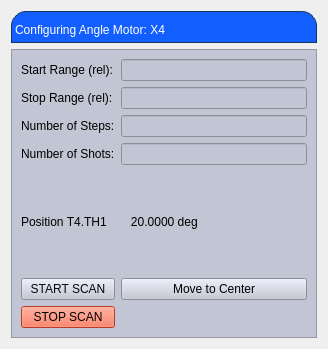
<?xml version="1.0" encoding="UTF-8"?>
<ui version="4.0">
 <class>Form</class>
 <widget class="QWidget" name="Form">
  <property name="geometry">
   <rect>
    <x>0</x>
    <y>0</y>
    <width>328</width>
    <height>349</height>
   </rect>
  </property>
  <property name="windowTitle">
   <string>Form</string>
  </property>
  <layout class="QVBoxLayout" name="verticalLayout_2">
   <item>
    <layout class="QVBoxLayout" name="verticalLayout">
     <item>
      <widget class="QLabel" name="label">
       <property name="styleSheet">
        <string notr="true">
background-color: rgb(19, 94, 255);
qproperty-alignment: AlignCenter;
border: 1px solid #FF17365D;
border-top-left-radius: 15px;
border-top-right-radius: 15px;
padding: 5 px 0 px;
color: rgb(255,255,255);
max-height: 25 px;
font-size: 14 px;
</string>
       </property>
       <property name="text">
        <string>Configuring Angle Motor: X4</string>
       </property>
      </widget>
     </item>
     <item>
      <widget class="QFrame" name="frame">
       <property name="styleSheet">
        <string notr="true">background-color: rgb(194, 197, 211);</string>
       </property>
       <property name="frameShape">
        <enum>QFrame::StyledPanel</enum>
       </property>
       <property name="frameShadow">
        <enum>QFrame::Raised</enum>
       </property>
       <layout class="QGridLayout" name="gridLayout">
        <item row="0" column="0">
         <widget class="QLabel" name="StartRange">
          <property name="text">
           <string>Start Range (rel):</string>
          </property>
         </widget>
        </item>
        <item row="0" column="1" colspan="2">
         <widget class="PyDMLineEdit" name="startLineEdit">
          <property name="toolTip">
           <string/>
          </property>
          <property name="precision" stdset="0">
           <number>0</number>
          </property>
          <property name="showUnits" stdset="0">
           <bool>false</bool>
          </property>
          <property name="precisionFromPV" stdset="0">
           <bool>true</bool>
          </property>
          <property name="alarmSensitiveContent" stdset="0">
           <bool>false</bool>
          </property>
          <property name="alarmSensitiveBorder" stdset="0">
           <bool>true</bool>
          </property>
          <property name="PyDMToolTip" stdset="0">
           <string/>
          </property>
          <property name="monitorDisp" stdset="0">
           <bool>false</bool>
          </property>
          <property name="channel" stdset="0">
           <string/>
          </property>
         </widget>
        </item>
        <item row="1" column="0">
         <widget class="QLabel" name="StopRange">
          <property name="text">
           <string>Stop Range (rel):</string>
          </property>
         </widget>
        </item>
        <item row="1" column="1" colspan="2">
         <widget class="PyDMLineEdit" name="stopLineEdit">
          <property name="toolTip">
           <string/>
          </property>
          <property name="styleSheet">
           <string notr="true">color: rgb(36, 36, 36);</string>
          </property>
          <property name="precision" stdset="0">
           <number>0</number>
          </property>
          <property name="showUnits" stdset="0">
           <bool>false</bool>
          </property>
          <property name="precisionFromPV" stdset="0">
           <bool>true</bool>
          </property>
          <property name="alarmSensitiveContent" stdset="0">
           <bool>false</bool>
          </property>
          <property name="alarmSensitiveBorder" stdset="0">
           <bool>true</bool>
          </property>
          <property name="PyDMToolTip" stdset="0">
           <string/>
          </property>
          <property name="monitorDisp" stdset="0">
           <bool>false</bool>
          </property>
          <property name="channel" stdset="0">
           <string/>
          </property>
         </widget>
        </item>
        <item row="2" column="0">
         <widget class="QLabel" name="nSteps">
          <property name="text">
           <string>Number of Steps:</string>
          </property>
         </widget>
        </item>
        <item row="2" column="1" colspan="2">
         <widget class="PyDMLineEdit" name="stepLineEdit">
          <property name="toolTip">
           <string/>
          </property>
          <property name="styleSheet">
           <string notr="true">color: rgb(15, 15, 15);</string>
          </property>
          <property name="precision" stdset="0">
           <number>0</number>
          </property>
          <property name="showUnits" stdset="0">
           <bool>true</bool>
          </property>
          <property name="precisionFromPV" stdset="0">
           <bool>true</bool>
          </property>
          <property name="alarmSensitiveContent" stdset="0">
           <bool>false</bool>
          </property>
          <property name="alarmSensitiveBorder" stdset="0">
           <bool>true</bool>
          </property>
          <property name="PyDMToolTip" stdset="0">
           <string/>
          </property>
          <property name="monitorDisp" stdset="0">
           <bool>false</bool>
          </property>
          <property name="channel" stdset="0">
           <string/>
          </property>
         </widget>
        </item>
        <item row="3" column="0">
         <widget class="QLabel" name="nShots">
          <property name="text">
           <string>Number of Shots:</string>
          </property>
         </widget>
        </item>
        <item row="3" column="1" colspan="2">
         <widget class="PyDMLineEdit" name="nShotsLineEdit"/>
        </item>
        <item row="4" column="0">
         <widget class="PyDMLabel" name="PositionLabel">
          <property name="toolTip">
           <string/>
          </property>
          <property name="lineWidth">
           <number>3</number>
          </property>
          <property name="text">
           <string>Position T4.TH1</string>
          </property>
         </widget>
        </item>
        <item row="4" column="1">
         <widget class="PyDMLabel" name="PositionRBV">
          <property name="enabled">
           <bool>true</bool>
          </property>
          <property name="toolTip">
           <string/>
          </property>
          <property name="text">
           <string>   20.0000 deg</string>
          </property>
          <property name="precision" stdset="0">
           <number>4</number>
          </property>
          <property name="showUnits" stdset="0">
           <bool>true</bool>
          </property>
          <property name="precisionFromPV" stdset="0">
           <bool>false</bool>
          </property>
          <property name="alarmSensitiveContent" stdset="0">
           <bool>false</bool>
          </property>
          <property name="alarmSensitiveBorder" stdset="0">
           <bool>true</bool>
          </property>
          <property name="PyDMToolTip" stdset="0">
           <string/>
          </property>
          <property name="channel" stdset="0">
           <string>CA://XCS:SND:T4:TH1.RBV</string>
          </property>
          <property name="enableRichText" stdset="0">
           <bool>false</bool>
          </property>
         </widget>
        </item>
        <item row="4" column="2">
         <widget class="PyDMByteIndicator" name="PyDMByteIndicator" native="true">
          <property name="font">
           <font>
            <pointsize>14</pointsize>
            <kerning>true</kerning>
           </font>
          </property>
          <property name="toolTip">
           <string/>
          </property>
          <property name="alarmSensitiveContent" stdset="0">
           <bool>false</bool>
          </property>
          <property name="alarmSensitiveBorder" stdset="0">
           <bool>true</bool>
          </property>
          <property name="PyDMToolTip" stdset="0">
           <string/>
          </property>
          <property name="channel" stdset="0">
           <string>CA://XCS:SND:T4:TH1.MOVN</string>
          </property>
          <property name="showLabels" stdset="0">
           <bool>true</bool>
          </property>
          <property name="bigEndian" stdset="0">
           <bool>false</bool>
          </property>
          <property name="circles" stdset="0">
           <bool>true</bool>
          </property>
          <property name="numBits" stdset="0">
           <number>1</number>
          </property>
          <property name="shift" stdset="0">
           <number>0</number>
          </property>
          <property name="labels" stdset="0">
           <stringlist>
            <string></string>
           </stringlist>
          </property>
         </widget>
        </item>
        <item row="5" column="0">
         <widget class="PyDMPushButton" name="startButton">
          <property name="enabled">
           <bool>true</bool>
          </property>
          <property name="sizeIncrement">
           <size>
            <width>0</width>
            <height>0</height>
           </size>
          </property>
          <property name="toolTip">
           <string/>
          </property>
          <property name="styleSheet">
           <string notr="true">color: rgb(7, 7, 7);</string>
          </property>
          <property name="text">
           <string>START SCAN</string>
          </property>
          <property name="monitorDisp" stdset="0">
           <bool>false</bool>
          </property>
          <property name="channel" stdset="0">
           <string/>
          </property>
         </widget>
        </item>
        <item row="5" column="1" colspan="2">
         <widget class="PyDMPushButton" name="moveToCenter">
          <property name="text">
           <string>Move to Center</string>
          </property>
         </widget>
        </item>
        <item row="6" column="0">
         <widget class="PyDMPushButton" name="stopButton">
          <property name="toolTip">
           <string/>
          </property>
          <property name="styleSheet">
           <string notr="true">background-color: rgb(255, 86, 52);
color: rgb(0, 0, 0);</string>
          </property>
          <property name="text">
           <string>STOP SCAN</string>
          </property>
          <property name="default">
           <bool>false</bool>
          </property>
          <property name="channel" stdset="0">
           <string/>
          </property>
          <property name="pressValue" stdset="0">
           <string>1</string>
          </property>
         </widget>
        </item>
       </layout>
      </widget>
     </item>
    </layout>
   </item>
  </layout>
 </widget>
 <customwidgets>
  <customwidget>
   <class>PyDMLabel</class>
   <extends>QLabel</extends>
   <header>pydm.widgets.label</header>
  </customwidget>
  <customwidget>
   <class>PyDMByteIndicator</class>
   <extends>QWidget</extends>
   <header>pydm.widgets.byte</header>
  </customwidget>
  <customwidget>
   <class>PyDMLineEdit</class>
   <extends>QLineEdit</extends>
   <header>pydm.widgets.line_edit</header>
  </customwidget>
  <customwidget>
   <class>PyDMPushButton</class>
   <extends>QPushButton</extends>
   <header>pydm.widgets.pushbutton</header>
  </customwidget>
 </customwidgets>
 <resources/>
 <connections/>
</ui>
